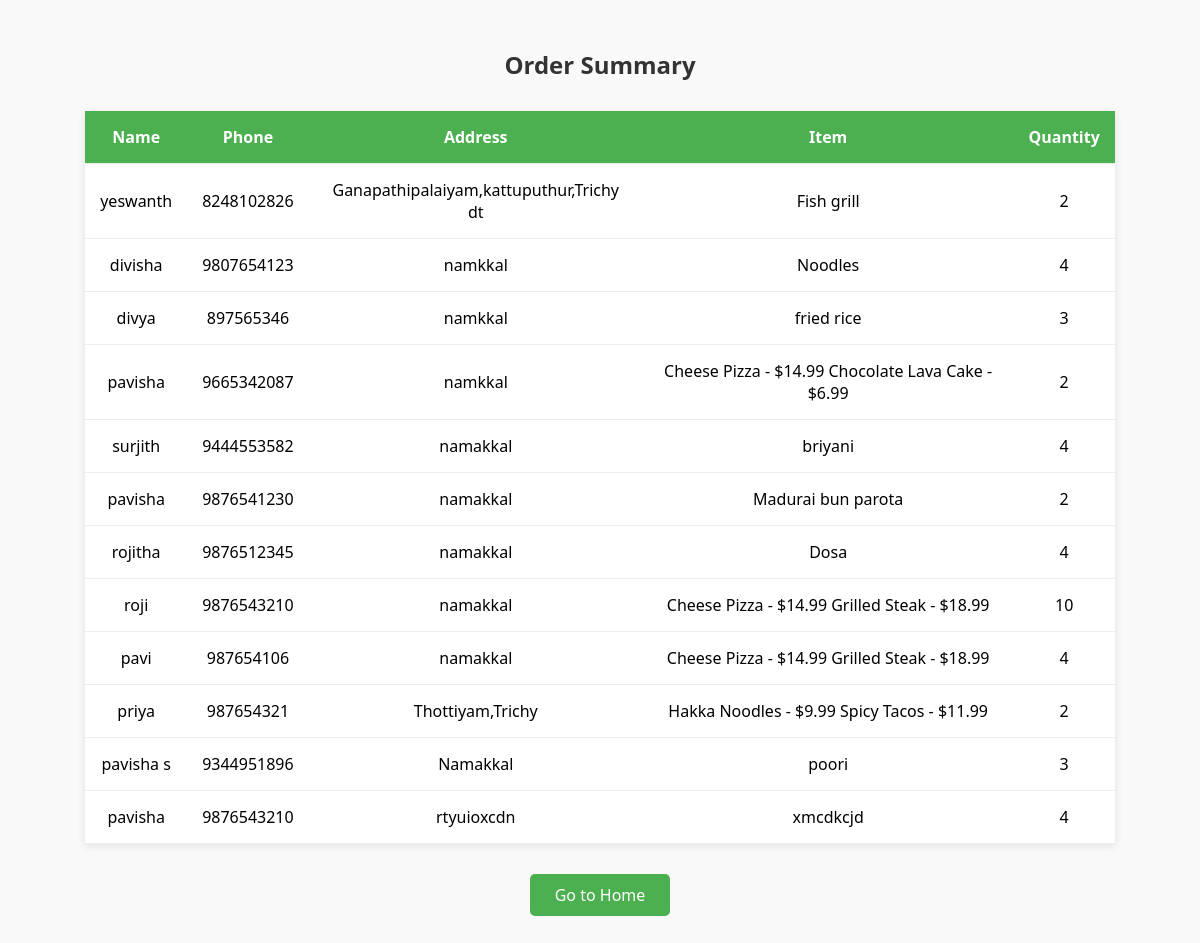
Screenshot of /ordersummary/ with the database file from the repository.
### food/models.py (models this page shows, shortened)
class Order(models.Model):
    name = models.CharField(max_length=100)
    phone = models.CharField(max_length=15)
    address = models.CharField(max_length=255, default="Unknown Address")
    item_name = models.CharField(max_length=100, default="Unknown Item")
    quantity = models.IntegerField(default=1)

### food/views.py (the view)
# urls.py: path('ordersummary/', views.order_summary_view, name='order_summary'),  # ✅ Add this line
def order_summary_view(request):
    orders = Order.objects.all()
    return render(request, 'order_summary.html', {'orders': orders})

### templates/order_summary.html (shortened to what this page needs)
<!DOCTYPE html>
<html>
<head>
</head>
<body>
    <h2>Order Summary</h2>
    <table>
        <tr>
            <th>Name</th>
            <th>Phone</th>
            <th>Address</th>
            <th>Item</th>
            <th>Quantity</th>
        </tr>
        {% for order in orders %}
        <tr>
            <td>{{ order.name }}</td>
            <td>{{ order.phone }}</td>
            <td>{{ order.address }}</td>
            <td>{{ order.item_name }}</td>
            <td>{{ order.quantity }}</td>
        </tr>
        {% endfor %}
    </table>
    <a href="/" class="back-btn">Go to Home</a>
</body>
</html>

### templates/order_summary.html (style rules this page uses)
body { font-family: 'Segoe UI', sans-serif; background-color: #f9f9f9; padding: 20px; }
h2 { text-align: center; margin-bottom: 30px; color: #333; }
table { width: 90%; margin: auto; border-collapse: collapse; background-color: #fff; box-shadow: 0 2px 8px rgba(0,0,0,0.1); }
th, td { padding: 15px; text-align: center; border-bottom: 1px solid #eee; }
th { background-color: #4CAF50; color: white; }
.back-btn { display: block; width: 120px; margin: 30px auto 0; padding: 10px; text-align: center; background-color: #4CAF50; color: white; text-decoration: none; border-radius: 5px; }

### rows the page displays
Order: name "yeswanth", phone "8248102826", address "Ganapathipalaiyam,kattuputhur,Trichy dt", item_name "Fish grill", quantity "2"
Order: name "divisha", phone "9807654123", address "namkkal", item_name "Noodles", quantity "4"
Order: name "divya", phone "897565346", address "namkkal", item_name "fried rice", quantity "3"
Order: name "pavisha", phone "9665342087", address "namkkal", item_name "Cheese Pizza - $14.99 Chocolate Lava Cake - $6.99", quantity "2"
Order: name "surjith", phone "9444553582", address "namakkal", item_name "briyani", quantity "4"
Order: name "pavisha", phone "9876541230", address "namakkal", item_name "Madurai bun parota", quantity "2"
Order: name "rojitha", phone "9876512345", address "namakkal", item_name "Dosa", quantity "4"
Order: name "roji", phone "9876543210", address "namakkal", item_name "Cheese Pizza - $14.99 Grilled Steak - $18.99", quantity "10"
Order: name "pavi", phone "987654106", address "namakkal", item_name "Cheese Pizza - $14.99 Grilled Steak - $18.99", quantity "4"
Order: name "priya", phone "987654321", address "Thottiyam,Trichy", item_name "Hakka Noodles - $9.99 Spicy Tacos - $11.99", quantity "2"
Order: name "pavisha s", phone "9344951896", address "Namakkal", item_name "poori", quantity "3"
Order: name "pavisha", phone "9876543210", address "rtyuioxcdn", item_name "xmcdkcjd", quantity "4"
